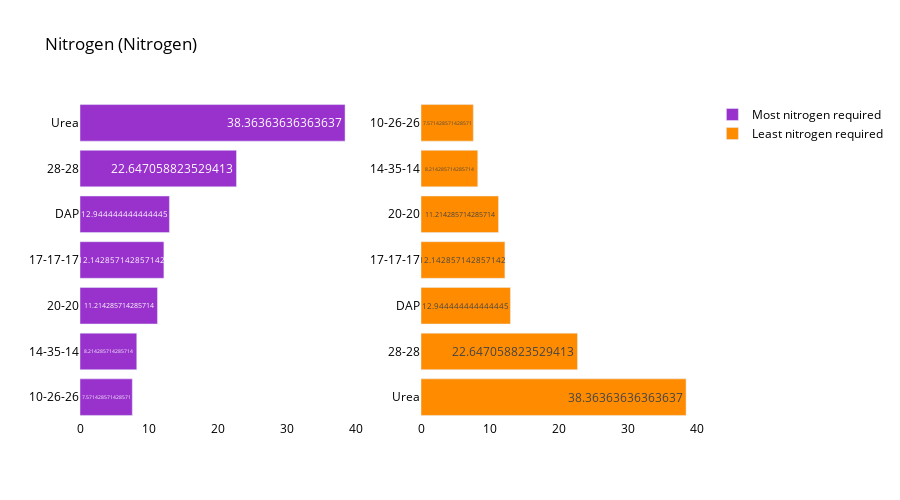

Notebook code cell kept with this figure:
### Markdown cell above
#### Nitrogen Analysis

### Code cell
fertilizer_summary_N = fertilizer_summary.sort_values(by='Nitrogen', ascending=False)
fig = make_subplots(rows=1, cols=2)
top = {
    'y' : fertilizer_summary_N['Nitrogen'][0:10].sort_values().index,
    'x' : fertilizer_summary_N['Nitrogen'][0:10].sort_values()
}
last = {
    'y' : fertilizer_summary_N['Nitrogen'][-10:].index,
    'x' : fertilizer_summary_N['Nitrogen'][-10:]
}
fig.add_trace(
    go.Bar(top,
           name="Most nitrogen required",
           marker_color=random.choice(colors),
           orientation='h',
          text=top['x']),
    row=1, col=1
)
fig.add_trace(
    go.Bar(last,
           name="Least nitrogen required",
           marker_color=random.choice(colors),
           orientation='h',
          text=last['x']),
    row=1, col=2
)
fig.update_traces(texttemplate='%{text}', textposition='inside')
fig.update_layout(title_text="Nitrogen (Nitrogen)",
                  plot_bgcolor='white',
                  font_size=12, 
                  font_color='black',
                 height=500)
fig.update_xaxes(showgrid=False)
fig.update_yaxes(showgrid=False)
fig.show()

### Figure 1 — Plotly figure (JSON) as saved in the notebook; plotly's stock layout.template omitted (floating-point values rounded to 4 significant figures)
{"data": [{"marker": {"color": "#9932CC"}, "name": "Most nitrogen required", "orientation": "h", "text": [7.571, 8.214, 11.21, 12.14, 12.94, 22.65, 38.36], "textposition": "inside", "texttemplate": "%{text}", "type": "bar", "x": [7.571, 8.214, 11.21, 12.14, 12.94, 22.65, 38.36], "xaxis": "x", "y": ["10-26-26", "14-35-14", "20-20", "17-17-17", "DAP", "28-28", "Urea"], "yaxis": "y"}, {"marker": {"color": "#FF8C00"}, "name": "Least nitrogen required", "orientation": "h", "text": [38.36, 22.65, 12.94, 12.14, 11.21, 8.214, 7.571], "textposition": "inside", "texttemplate": "%{text}", "type": "bar", "x": [38.36, 22.65, 12.94, 12.14, 11.21, 8.214, 7.571], "xaxis": "x2", "y": ["Urea", "28-28", "DAP", "17-17-17", "20-20", "14-35-14", "10-26-26"], "yaxis": "y2"}], "layout": {"font": {"color": "black", "size": 12}, "height": 500, "plot_bgcolor": "white", "title": {"text": "Nitrogen (Nitrogen)"}, "xaxis": {"anchor": "y", "domain": [0, 0.45], "showgrid": false}, "xaxis2": {"anchor": "y2", "domain": [0.55, 1], "showgrid": false}, "yaxis": {"anchor": "x", "domain": [0, 1], "showgrid": false}, "yaxis2": {"anchor": "x2", "domain": [0, 1], "showgrid": false}}}
